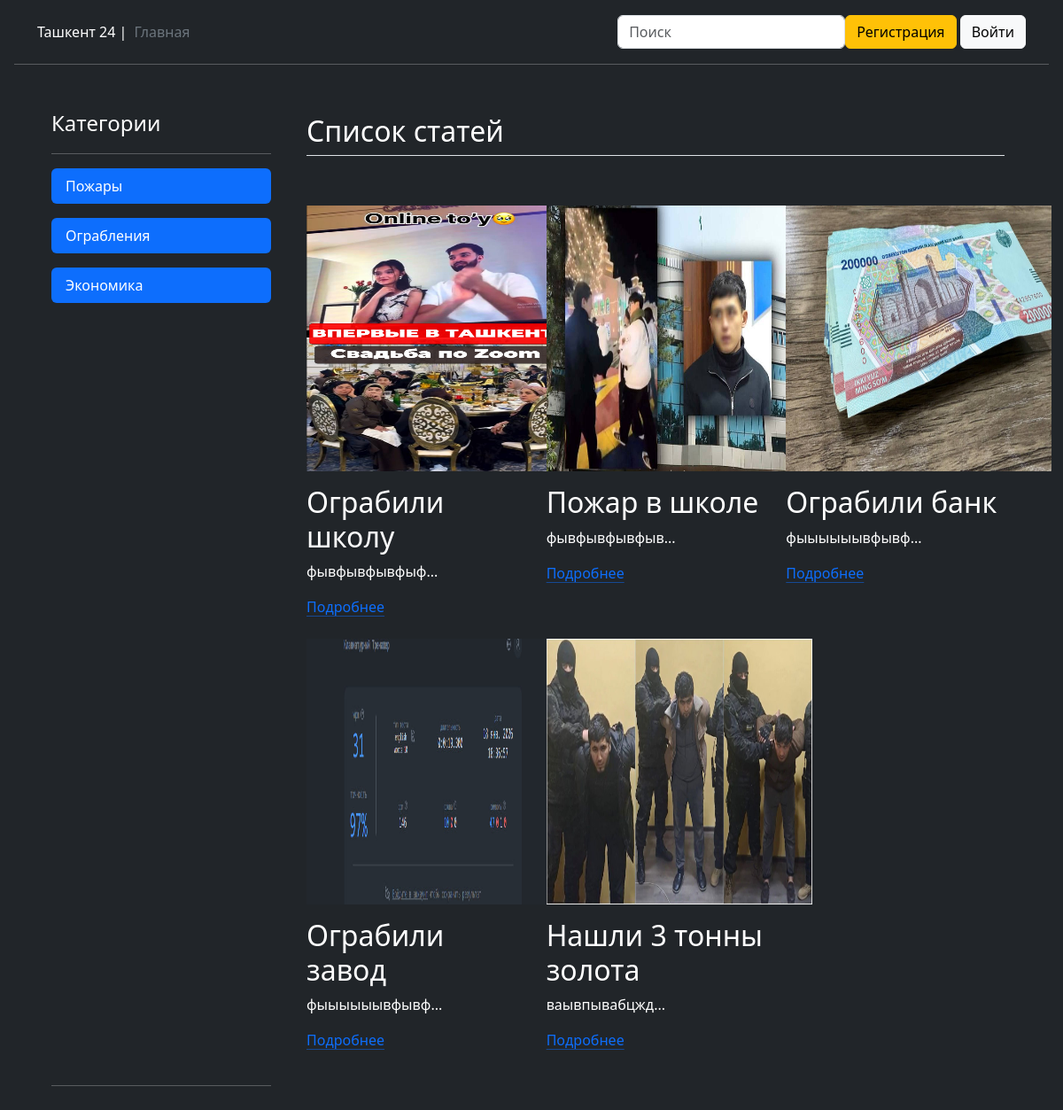
The page / on the database its author committed.
### main/models.py (models this page shows)
class Category(models.Model):
    name_category = models.CharField(max_length=32, verbose_name='Название категории')
    date_created = models.DateTimeField(auto_now_add=True)
    class Meta:
        verbose_name = 'Категория'
        verbose_name_plural = 'Категории'
    def __str__(self):
        return self.name_category

class Theme(models.Model):
    name_theme = models.CharField(max_length=32, verbose_name='Название статьи')
    theme_dec = models.TextField(max_length=256, verbose_name="Описание статьи")
    theme_photo = models.ImageField(upload_to='media', verbose_name="Фото статьи")
    theme_category = models.ForeignKey(Category, on_delete=models.CASCADE, verbose_name="Категория")
    date_created = models.DateTimeField(auto_now_add=True)
    class Meta:
        verbose_name = 'Статья'
        verbose_name_plural = 'Статьи'
    def __str__(self):
        return self.name_theme

### main/views.py (the view)
# urls.py: path('', views.home1, name='home'),
def home1(request):
    categories = Category.objects.all()
    themes = Theme.objects.all()
    return render(request, 'home.html', {'categories': categories, 'themes': themes})

### main/templates/home.html (shortened to what this page needs)
<!DOCTYPE html>
<html lang="ru">
<head>
    <link rel="stylesheet" href="https://cdn.jsdelivr.net/npm/bootstrap@5.3.8/dist/css/bootstrap.min.css">
</head>
<body class="bg bg-dark text-white" >
<header class="p-3 text-bg-dark sticky-top">
    <div class="container">
        <div class="d-flex flex-wrap align-items-center justify-content-center justify-content-lg-start">
            <a href="/" class="d-flex align-items-center mb-2 mb-lg-0 text-white text-decoration-none">
            <span>Ташкент 24 |</span>
            </a>
            <ul class="nav col-12 col-lg-auto me-lg-auto mb-2 justify-content-center mb-md-0">
                <li><a href="/" class="nav-link px-2 text-secondary">Главная</a></li>
            </ul>
            <form action="{% url 'search' %}" method="post">
                <input name="search_product"  required type="search" class=" form-control form-control- text-dark "
                       placeholder="Поиск" aria-label="Search">
            </form>
            {% if user.is_authenticated %}
            <div class="text-end">
                <a href="/cart" class="btn btn-primary me-2">Избранное</a>
                <a href="/logout" class="btn btn-danger">Выйти</a>
            </div>
            {% else %}
            <div class="text-end">
                <a href="/register" class="btn btn-warning " role="button">Регистрация</a>
                <a href="/accounts/login" class="btn btn-light" role="button">Войти</a>
            </div>
            {% endif %}
        </div>
    </div>
    <hr>
</header>
    <div class="container d-flex 100">
        <div class="d-flex flex-column flex-shrink-0 p-3 text-bg-dark" style="width: 280px;">
            <a href="/" class="d-flex align-items-center mb-3 mb-md-0 me-md-auto text-white text-decoration-none">
            <span class="fs-4">Категории</span> </a>
            <hr>
            <ul class="nav nav-pills flex-column mb-auto">
                {% for i in categories %}
                <li class="nav-item mb-3">
                    <a href="/category/{{ i.id }}" class="nav-link active" aria-current="page">{{ i }}</a>
                </li>
                {% endfor %}
            </ul>
            <hr>
        </div>
        <div class="container px-4 py-4" id="featured-3">
            <h2 class="pb-2 border-bottom">Список статей</h2>
            <div class="row g-4 py-5 row-cols-1 row-cols-lg-3">
                {% for p in themes %}
                <div class="feature col">
                    <div class="feature-icon d-inline-flex align-items-center justify-content-center text-bg-primary bg-gradient fs-2 mb-3">
                        <img src="{{ p.theme_photo.url }}" width="300" height="300">
                    </div>
                    <h3 class="fs-2 text">{{ p }}</h3>
                    <p>{{ p.theme_dec|slice:12 }}...</p>
                    <a href="/theme2/{{ p.id }}"class="icon-link">Подробнее</a>
                </div>
                {% endfor %}
            </div>
        </div>
    </div>
</body>
</html>

### rows shown on the page
Category: name_category "Пожары"
Category: name_category "Ограбления"
Category: name_category "Экономика"
Theme: theme_photo (picture), name_theme "Ограбили школу", theme_dec "фывфывфывфыф"
Theme: theme_photo (picture), name_theme "Пожар в школе", theme_dec "фывфывфывфыв"
Theme: theme_photo (picture), name_theme "Ограбили банк", theme_dec "фыыыыыывфывф"
Theme: theme_photo (picture), name_theme "Ограбили завод", theme_dec "фыыыыыывфывф"
Theme: theme_photo (picture), name_theme "Нашли 3 тонны золота", theme_dec "ваывпывабцжд"
